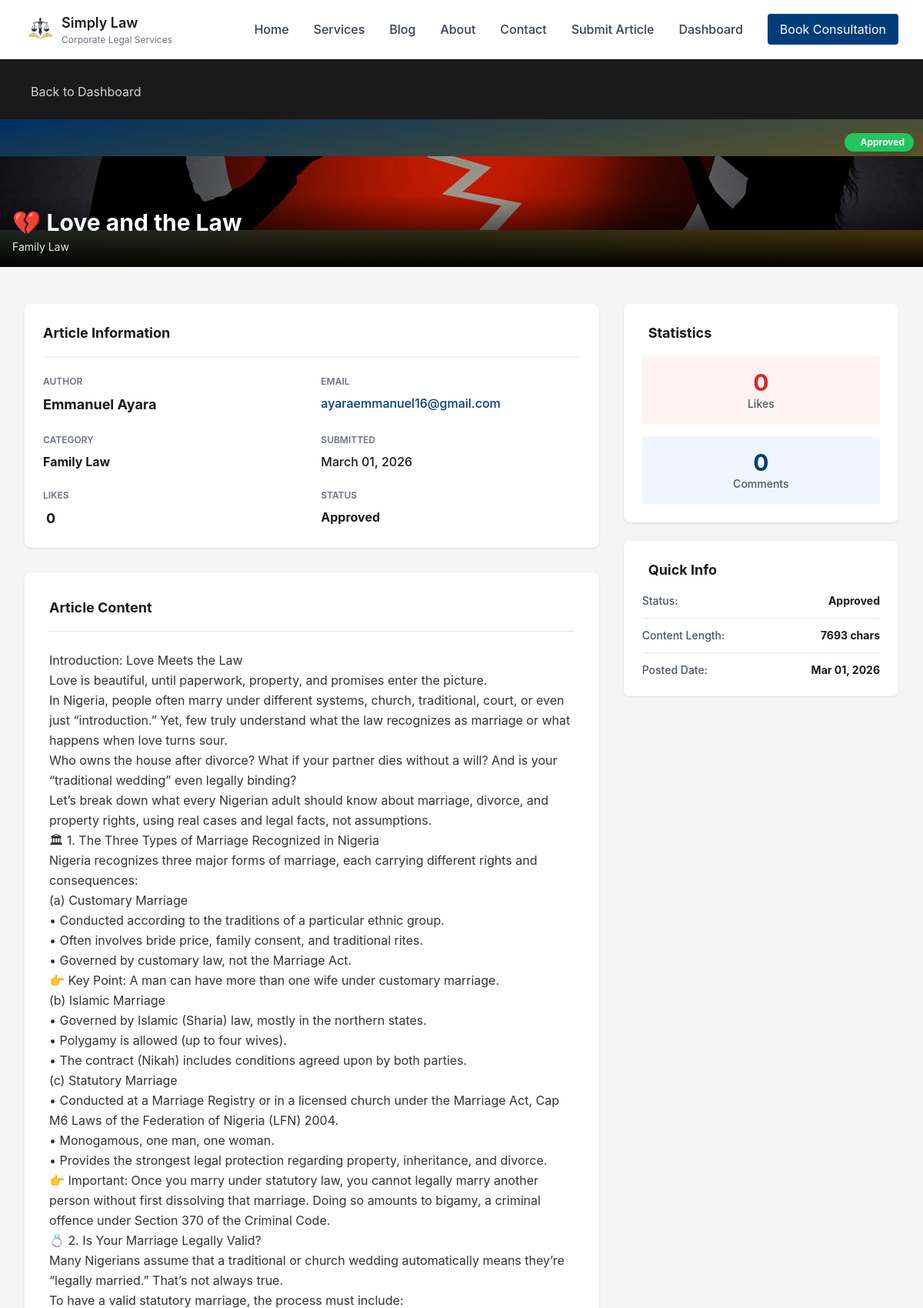
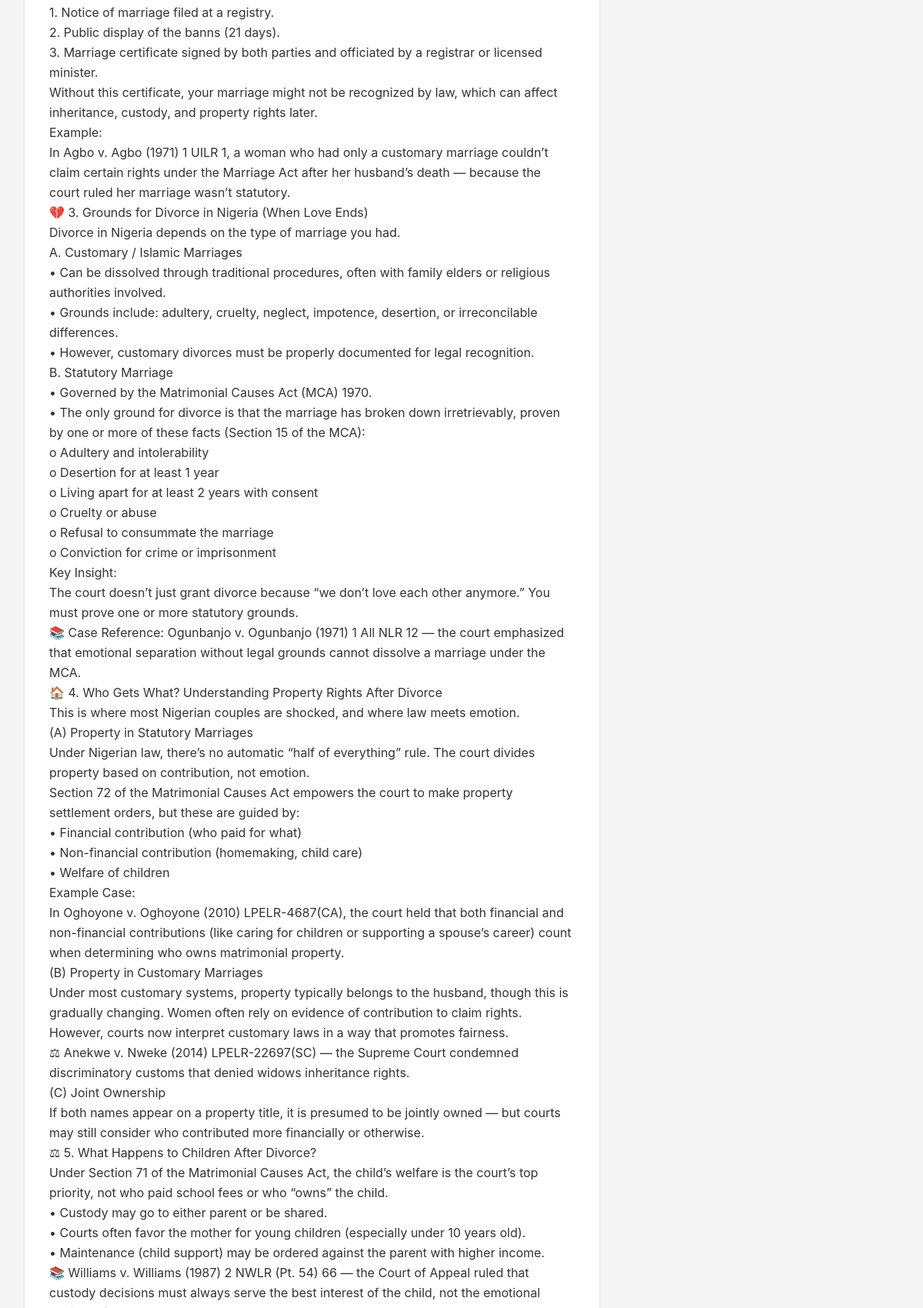
Screenshot of /admin/view/12 (signed in, upper part) with the database file from the repository (2 pictures, top to bottom).
### models.py (models this page shows, shortened)
class Article(db.Model):
    id = db.Column(db.Integer, primary_key=True)
    email = db.Column(db.String(120), nullable=False)
    title = db.Column(db.String(200), nullable=False)
    content = db.Column(db.Text, nullable=False)
    author = db.Column(db.String(100), nullable=False)
    date_posted = db.Column(db.DateTime, default=datetime.utcnow, nullable=False)
    date_submitted = db.Column(db.DateTime, default=datetime.utcnow, nullable=False)
    status = db.Column(
        db.String(20),
        nullable=False,
        default='pending',
        index=True  # ✅ Frequently queried
    )
    category = db.Column(
        db.String(100),
        nullable=False,
        default='General',
        index=True  # ✅ Frequently used for filtering
    )
    likes = db.Column(db.Integer, default=0, nullable=False)
    views = db.Column(db.Integer, default=0, nullable=False)
    cover_image = db.Column(db.String(255), nullable=True)
    document_filename = db.Column(db.String(255), nullable=True)
    deleted_at = db.Column(db.DateTime, nullable=True)
    is_draft = db.Column(db.Boolean, default=False, nullable=False)
    comments = db.relationship('Comment', backref='article', lazy=True, cascade='all, delete-orphan')
    visits = db.relationship('Visit', backref='article', lazy=True, cascade='all, delete-orphan')
    __table_args__ = (
        db.Index('idx_article_status_category', 'status', 'category'),
        db.Index('idx_article_date_posted', 'date_posted'),
        db.Index('idx_article_deleted_at', 'deleted_at'),  # ✅ For soft delete queries
        db.Index('idx_article_is_draft', 'is_draft'),  # ✅ For draft queries
    )
    def is_deleted(self):
        return self.deleted_at is not None

### blueprints/admin.py (the view)
@admin_bp.route('/admin/view/<int:article_id>')
@login_required
@admin_required
def admin_view_article(article_id):
    try:
        article = Article.query.get_or_404(article_id)
        if article.is_deleted():
            flash("This article has been deleted.", "warning")
            return redirect(url_for('admin.admin_dashboard')), 404
        page = request.args.get('page', 1, type=int)
        paginated_comments = Comment.query.filter(
            Comment.article_id == article_id,
            Comment.parent_id.is_(None),  # Only root comments
            Comment.deleted_at.is_(None)  # Exclude soft-deleted comments
        ).order_by(Comment.date_posted.desc()).paginate(
            page=page,
            per_page=5,
            error_out=False
        )
        logger.info(f"Admin {current_user.username} viewed article {article_id}")
        return render_template(
            'admin_view_article.html',
            article=article,
            paginated_comments=paginated_comments
        )
    except Exception as e:
        logger.error(f"Error viewing article {article_id}: {str(e)}")
        flash('Error loading article.', 'danger')
        return redirect(url_for('admin.admin_dashboard'))

### security.py (called while the page is built)
def admin_required(f):
    @wraps(f)
    def decorated_function(*args, **kwargs):
        if not current_user.is_authenticated:
            flash('You must be logged in.', 'danger')
            return redirect(url_for('auth.admin_login'))
        if not current_user.is_admin:
            flash('You do not have permission to access this page.', 'danger')
            return redirect(url_for('public.home'))
        return f(*args, **kwargs)
    return decorated_function

### templates/admin_view_article.html (shortened to what this page needs)
{% extends 'base.html' %}
{% block content %}
<section class="bg-law-dark text-white py-6">
    <div class="max-w-7xl mx-auto px-4 sm:px-6 lg:px-8">
        <a href="{{ url_for('admin.admin_dashboard') }}" class="inline-flex items-center gap-2 text-gray-300 hover:text-white transition">
            Back to Dashboard
        </a>
    </div>
</section>
<section class="relative h-48 bg-gradient-to-br from-law-blue to-law-gold overflow-hidden">
    {% if article.cover_image %}
        <img src="{{ url_for('static', filename='uploads/' + article.cover_image) }}" alt="{{ article.title }}" class="w-full h-full object-cover">
        <div class="absolute inset-0 bg-black bg-opacity-20"></div>
    {% else %}
        <div class="w-full h-full flex items-center justify-center">
            <i class="fas fa-image text-white text-4xl opacity-20"></i>
        </div>
    {% endif %}
    <div class="absolute top-3 right-3">
        {% if article.status == 'pending' %}
            <span class="inline-flex items-center gap-2 px-3 py-1 bg-yellow-500 text-white rounded-full text-xs font-bold shadow-lg">
                <i class="fas fa-hourglass-half"></i>Pending
            </span>
        {% elif article.status == 'approved' %}
            <span class="inline-flex items-center gap-2 px-3 py-1 bg-green-500 text-white rounded-full text-xs font-bold shadow-lg">
                Approved
            </span>
        {% elif article.status == 'disapproved' %}
            <span class="inline-flex items-center gap-2 px-3 py-1 bg-red-500 text-white rounded-full text-xs font-bold shadow-lg">
                <i class="fas fa-times-circle"></i>Disapproved
            </span>
        {% endif %}
    </div>
    <div class="absolute bottom-0 left-0 right-0 bg-gradient-to-t from-black via-black/50 to-transparent p-4">
        <div class="max-w-7xl mx-auto">
            <h1 class="text-2xl md:text-3xl font-bold text-white mb-1">{{ article.title }}</h1>
            <p class="text-gray-200 text-sm">{{ article.category }}</p>
        </div>
    </div>
</section>
<section class="py-12 bg-law-gray">
    <div class="max-w-7xl mx-auto px-4 sm:px-6 lg:px-8">
        <div class="grid grid-cols-1 lg:grid-cols-3 gap-8">
            <div class="lg:col-span-2 space-y-8">
                <div class="bg-white rounded-lg shadow p-6">
                    <h3 class="text-lg font-bold text-law-dark mb-6 pb-4 border-b border-gray-200">Article Information</h3>
                    <div class="space-y-6">
                        <div class="grid grid-cols-1 md:grid-cols-2 gap-6">
                            <div>
                                <p class="text-xs text-gray-500 font-semibold uppercase mb-2">Author</p>
                                <p class="text-law-dark font-bold text-lg">{{ article.author }}</p>
                            </div>
                            <div>
                                <p class="text-xs text-gray-500 font-semibold uppercase mb-2">Email</p>
                                <p class="text-law-blue font-medium"><a href="mailto:{{ article.email }}" class="hover:underline">{{ article.email }}</a></p>
                            </div>
                        </div>
                        <div class="grid grid-cols-1 md:grid-cols-2 gap-6">
                            <div>
                                <p class="text-xs text-gray-500 font-semibold uppercase mb-2">Category</p>
                                <p class="text-law-dark font-bold">{{ article.category }}</p>
                            </div>
                            <div>
                                <p class="text-xs text-gray-500 font-semibold uppercase mb-2">Submitted</p>
                                <p class="text-law-dark font-medium">{{ article.date_posted.strftime('%B %d, %Y') }}</p>
                            </div>
                        </div>
                        <div class="grid grid-cols-1 md:grid-cols-2 gap-6">
                            <div>
                                <p class="text-xs text-gray-500 font-semibold uppercase mb-2">Likes</p>
                                <p class="text-law-dark font-bold text-lg">{{ article.likes or 0 }}</p>
                            </div>
                            <div>
                                <p class="text-xs text-gray-500 font-semibold uppercase mb-2">Status</p>
                                <p class="text-law-dark font-bold capitalize">{{ article.status }}</p>
                            </div>
                        </div>
                    </div>
                </div>
                <div class="bg-white rounded-lg shadow p-8">
                    <h3 class="text-lg font-bold text-law-dark mb-6 pb-4 border-b border-gray-200">Article Content</h3>
                    <div class="prose prose-lg max-w-none text-gray-700 leading-relaxed">
                        {{ article.content|linebreaks }}
                    </div>
                </div>
            </div>
            <div class="space-y-6">
                <div class="bg-white rounded-lg shadow p-6">
                    <h3 class="text-lg font-bold text-law-dark mb-4 flex items-center gap-2">
                        Statistics
                    </h3>
                    <div class="space-y-4">
                        <div class="bg-red-50 rounded p-4 text-center">
                            <p class="text-3xl font-bold text-red-600">{{ article.likes or 0 }}</p>
                            <p class="text-sm text-gray-600 font-medium">Likes</p>
                        </div>
                        <div class="bg-blue-50 rounded p-4 text-center">
                            <p class="text-3xl font-bold text-law-blue">{{ paginated_comments.total }}</p>
                            <p class="text-sm text-gray-600 font-medium">Comments</p>
                        </div>
                    </div>
                </div>
                <div class="bg-white rounded-lg shadow p-6">
                    <h3 class="text-lg font-bold text-law-dark mb-4 flex items-center gap-2">
                        Quick Info
                    </h3>
                    <div class="space-y-3 text-sm">
                        <div class="flex justify-between">
                            <span class="text-gray-600 font-medium">Status:</span>
                            <span class="font-bold text-law-dark capitalize">{{ article.status }}</span>
                        </div>
                        <hr class="border-gray-200">
                        <div class="flex justify-between">
                            <span class="text-gray-600 font-medium">Content Length:</span>
                            <span class="font-bold text-law-dark">{{ article.content|length }} chars</span>
                        </div>
                        <hr class="border-gray-200">
                        <div class="flex justify-between">
                            <span class="text-gray-600 font-medium">Posted Date:</span>
                            <span class="font-bold text-law-dark">{{ article.date_posted.strftime('%b %d, %Y') }}</span>
                        </div>
                    </div>
                </div>
            </div>
        </div>
    </div>
</section>
{% endblock %}

### templates/base.html (style rules this page uses)
* { margin: 0; padding: 0; box-sizing: border-box; }
html { scroll-behavior: smooth; }
body { font-family: 'Inter', system-ui, -apple-system, sans-serif; background-color: #fafaf8; color: #1a1a1a; line-height: 1.6; }
a { transition: color 0.3s ease; }
.page-container { min-height: 100vh; display: flex; flex-direction: column; }
.bg-law-dark { background-color: #1a1a1a; }
.bg-law-gray { background-color: #f5f5f5; }
.text-law-dark { color: #1a1a1a; }
.text-law-blue { color: #003d7a; }
h1, h2, h3, h4, h5, h6 { font-weight: 700; line-height: 1.2; margin-bottom: 0.5rem; }
h1 { font-size: 2.5rem; }
h3 { font-size: 1.5rem; }
section { padding: 3rem 0; }

### templates/admin_view_article.html (style rules this page uses)
.prose { color: #333; }

### rows the page displays
Article: cover_image (picture), title "💔 Love and the Law", category "Family Law", author "Emmanuel Ayara", email "ayaraemmanuel16@gmail.com", date_posted "March 01, 2026", likes "0", status "Approved", content "Introduction: Love Meets the Law Love is beautiful, until paperwork, property, and promises enter the picture. In Nigeria, people often marry under different systems, church, traditional, court, or even just “introduction.” Yet, few truly understand what the law recognizes as marriage or what happens when love turns sour. Who owns the house after divorce? What if your partner dies without a will? And is your “traditional wedding” even legally binding? Let’s break down what every Nigerian adult should know about marriage, divorce, and property rights, using real cases and legal facts, not assumptions. 🏛 1. The Three Types of Marriage Recognized in Nigeria Nigeria recognizes three major forms…", date_posted "Mar 01, 2026"

### other values shown
{{ paginated_comments.total }} "0"
{{ article.content|length }} "7693"
